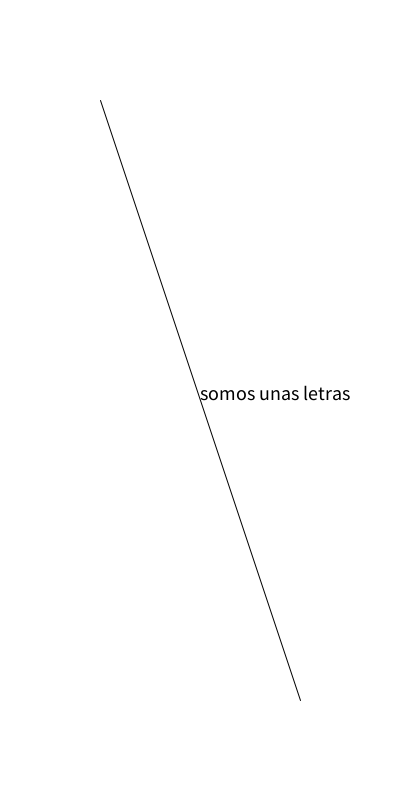
Frame 1 (no input)
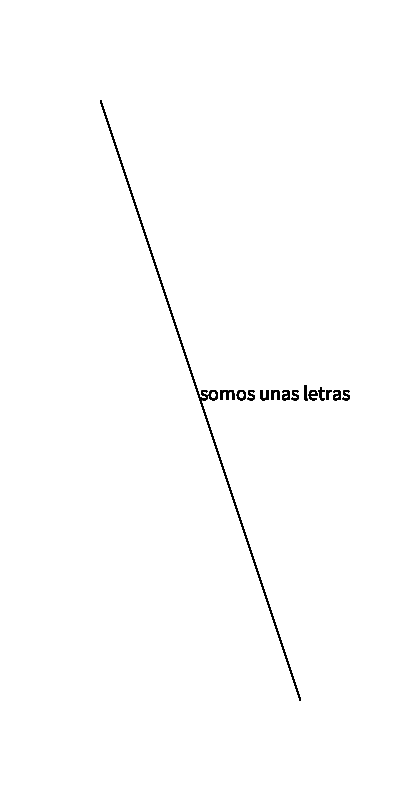
Frame 60 (the mouse pressed at the canvas centre just before this capture)
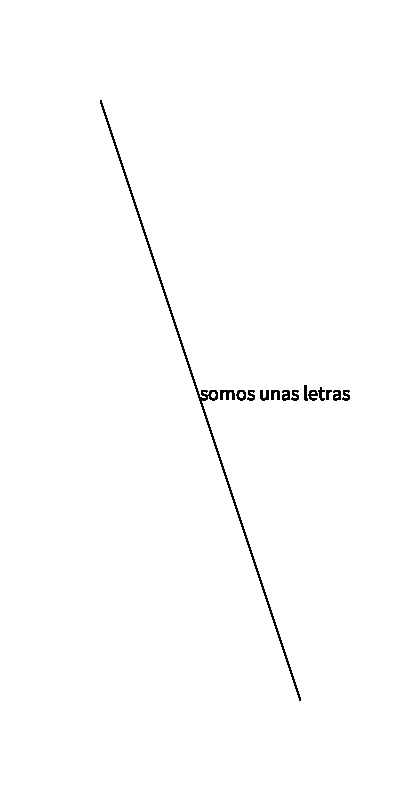
Frame 120 (the mouse held since frame 60 and released just before this capture)

The Processing sketch that drew these frames (run headless with seeded random() and noise(); from frame 60 on, the mouse is pressed at the canvas centre):

// Processing sketch: miSegundoCodigo
// ── miSegundoCodigo.pde
// vamos a usar dos funciones propias de 
// processing
// que yo debería poner cada vez que quiera
// hacer algo en este software
void setup(){
  // vamos a cambiar el tamaño del rectángulo 
  // gris, que se llama LIENZO
  // eso se hace con la función 
  // size(tamañoEnPixelesHORIZONTAL,tmñnPxVert);
  size(400,800); //define el tamaño del canvas
  
  // para cambiar el color de fondo
  // uso background();
  // por defecto, tiene un solo argumento
  // el color en escala de grises
  // donde 0 es negro, y 255 es blanco
  // todo valor intermedio es un gris
  background(255);
}

void draw(){
  // vamos a generar una línea
  // con la función line();
  // line(ptoInicialX, ptoIY,ptoFinalX,ptoFinalY);
  line(100,100,300,700);
  
  // para desplegar texto en el lienzo usamos
  // text("texto a desplegar", posX, posY);
  // hay que rellenar el texto antes de ejecutarlo
  // fill(); rellena con un color en escala de gris
  fill(0);
  // para cambiar el tamaño del texto en pixeles
  // uso textSize(tamañoEnPixeles);
  textSize(20);
  text("somos unas letras", 200,400);
  
}
